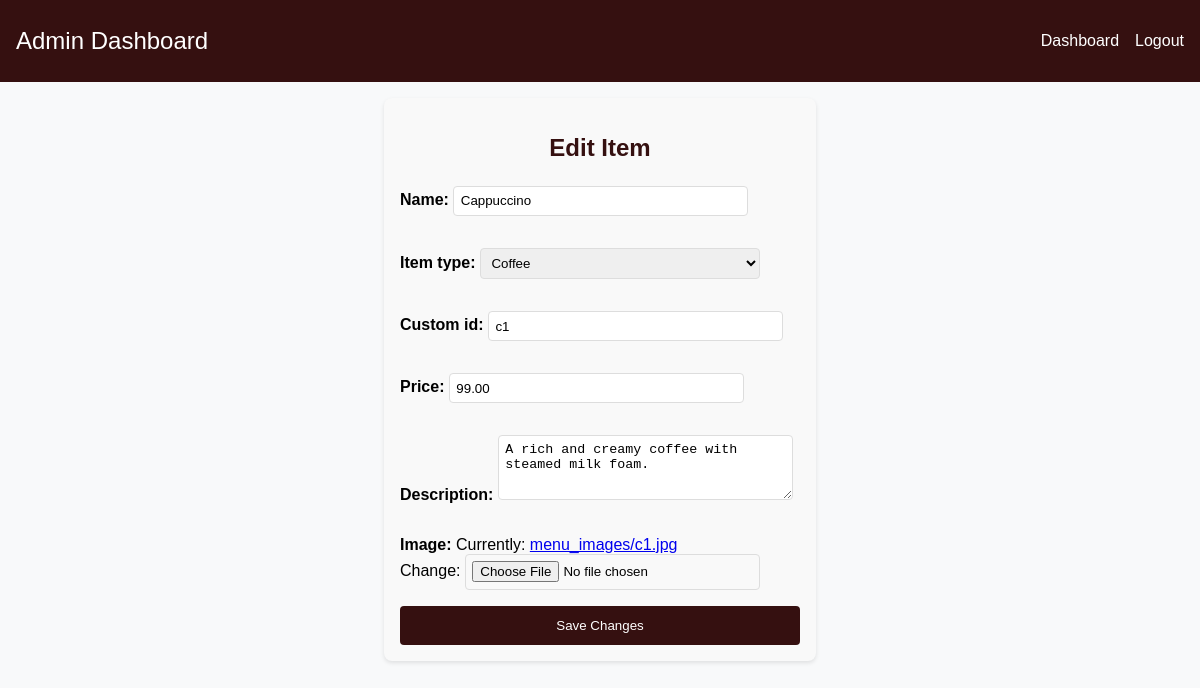
/item_list/edit/13/, run on the app's committed database.
### coffeeday/models.py (models this page shows, shortened)
class Item(models.Model):
    ITEM_TYPE_CHOICES = [
        ('coffee', 'Coffee'),
        ('sandwich', 'Sandwich'),
        ('pastry', 'Pastry'),
    ]
    item_type = models.CharField(max_length=10, choices=ITEM_TYPE_CHOICES)
    custom_id = models.CharField(max_length=10, unique=True)
    name = models.CharField(max_length=100)
    description = models.TextField(blank=True)
    price = models.DecimalField(max_digits=6, decimal_places=2)
    image = models.ImageField(upload_to='menu_images/')

### coffeeday/views.py (the view)
# urls.py: path('item_list/edit/<int:id>/', views.edit_item_view, name='edit_item'),
def edit_item_view(request,id):
    item = Item.objects.get(id=id)
    form = ItemForm(instance=item)
    if request.method == 'POST':
        form=ItemForm(request.POST,instance=item)
        if form.is_valid():
            form.save()
        return redirect('/dashboard/item_list')
    return render(request, 'edit_item.html', {'form': form})

### coffeeday/forms.py
class ItemForm(forms.ModelForm):
    class Meta:
        model=Item
        fields = ['name', 'item_type', 'custom_id', 'price', 'description','image']

### coffeeday/templates/edit_item.html (shortened to what this page needs)
<!DOCTYPE html>
<html lang="en">
<head>
</head>
<body>
    <nav class="navbar">
        <div class="navbar-brand">Admin Dashboard</div>
        <ul class="navbar-nav">
            <li><a href="{% url 'dashboard' %}">Dashboard</a></li>
            <li><a href="{% url 'logout_superuser' %}">Logout</a></li>
        </ul>
    </nav>
    <div class="form-container">
    <h2>Edit Item</h2>
    <form action="" method="POST" enctype="multipart/form-data">
        {{ form.as_p }}
        <button type="submit" class="btn">Save Changes</button>
    </form>
</div>
</body>
</html>

### coffeeday/templates/edit_item.html (style rules this page uses)
body { font-family: Arial, sans-serif; font-size:10; margin: 0; padding: 0; background-color: #f8f9fa; }
.form-container { max-width: 400px; margin: 0 auto; margin-top:1rem; padding: 1rem; background-color: #f9f9f9; border-radius: 8px; box-shadow: 0 2px 4px rgba(0, 0, 0, 0.1); }
form { display: flex; flex-direction: column; }
form label { margin-bottom: 0rem; font-weight: bold; }
form input[type="text"], form input[type="number"], form input[type="file"], form select, form textarea { margin-bottom: 0rem; padding: 0.4rem; border: 1px solid #ddd; border-radius: 4px; width: 70%; }
form textarea { height: 50px; resize: vertical; }
form button { padding: 0.75rem 1.5rem; background-color: #351010; color: white; border: none; border-radius: 4px; cursor: pointer; transition: background-color 0.3s ease; }
.form-container h2 { text-align: center; margin-bottom: 0.5rem; color: #351010; }
.navbar { display: flex; justify-content: space-between; align-items: center; background-color: #351010; padding: 1rem; color: white; }
.navbar-brand { font-size: 1.5rem; }
.navbar-nav { list-style: none; display: flex; gap: 1rem; }
.navbar-nav li { display: inline; }
.navbar-nav a { color: white; text-decoration: none; font-size: 1rem; }

### data on the page
Item: name "Cappuccino", item_type "Coffee", custom_id "c1", price "99.00", description "A rich and creamy coffee with steamed milk foam."
